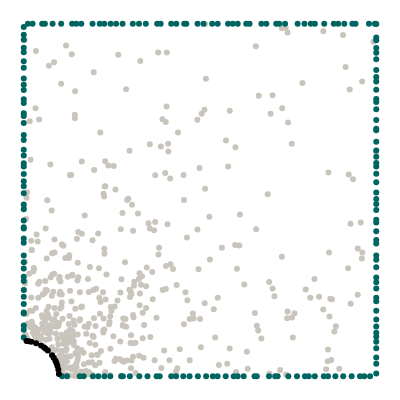
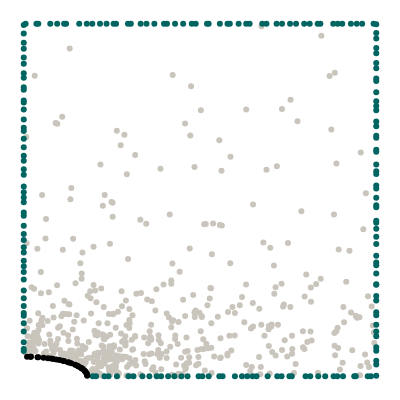

Notebook source saved alongside these figures, in order:
### Markdown cell above
## Geometry

We want to model a quarter of a plate with an elliptical hole. The domain itself is represented by collocation points, the boundaries are represented by uniformly sampled points along the perimeter.

### Code cell
import torch
from torch.optim.lr_scheduler import StepLR, ExponentialLR
import numpy as np
from scipy.stats import qmc
from plotly.express.colors import sequential
import plotly.graph_objects as go
import plotly.figure_factory as ff
from tqdm import tqdm
import matplotlib.pyplot as plt
from scipy.interpolate import interp1d
import pandas as pd
import seaborn as sns



from global_constants import L, R, MU, LBD, N1, N2

from new_plate_elliptic_hole import Plate 

# Elliptical axis in x direction
Rx = 0.14
Ry = R**2 / Rx
# Edge samples
N = 50 #40
# Number of collocation points
M = 500 #500

# Epochs
epochs = 25432#5000
# Batch size
batch_size = 250 #64
# Learning rate
lr = 0.001 #0.001
# Scheduler step width
scheduler_step = 1000
# Gamma factor of scheduler
scheduler_gamma = 0.8
expo_gamma = 0.999
# Weight update factor
ALPHA = 0.9
# Number of hidden neurons
HN = 50 #256 #recommended by wang et al
# Number of hidden layers
LAYERS = 4
# Variance
SIGMA = 1.0
# Fourier features
FEATURES = 50 #40
# precision
#torch.set_default_dtype(torch.float32)
DTYPE = torch.float32



#step width for updating weights
step_size = 100
#HNEU_split*epochs ->moment for splitting total_NEU to NEU and HNEU 
HNEU_split = 0.0



def generate_radii_list(min_Ra_x, max_Ra_x, step):
    if step == 0:
        rad_x_list = [min_Ra_x, max_Ra_x]
    else:
        num_steps = int((max_Ra_x - min_Ra_x) / step) + 1
        rad_x_list = np.linspace(min_Ra_x, max_Ra_x, num_steps)
        rad_x_list = [round(rad_x, 2) for rad_x in rad_x_list]
    rad_y_list = []
    for rad_x in rad_x_list:
        rad_y_list.append(R**2 / rad_x)
    return rad_x_list, rad_y_list

def generate_multiple_plates(min_Ra_x, max_Ra_x, step_size):

    list_collo = torch.empty(0,3,requires_grad=True)
    list_top = torch.empty(0,3,requires_grad=True)
    list_right = torch.empty(0,3,requires_grad=True)
    list_left = torch.empty(0,3,requires_grad=True)
    list_bottom = torch.empty(0,3,requires_grad=True)
    list_hole = torch.empty(0,5,requires_grad=True)

    rad_x_list, rad_y_list = generate_radii_list(min_Ra_x, max_Ra_x, step_size)
    for rad_x in rad_x_list:
        p1 = Plate(rad_x, N, M)
        #data_one_plate -> [collocation, top, right, left, bottom, hole, n_hole]
        collo_points, top_points, right_points, left_points, bottom_points, hole_points = p1.generate_dataset()
        list_collo = torch.cat((list_collo, collo_points), dim=0)
        list_top = torch.cat((list_top, top_points), dim=0)
        list_right = torch.cat((list_right, right_points), dim=0)
        list_left = torch.cat((list_left, left_points), dim=0)
        list_bottom = torch.cat((list_bottom, bottom_points), dim=0)
        list_hole = torch.cat((list_hole, hole_points), dim=0)
        
    return list_collo, list_top, list_right, list_left, list_bottom, list_hole 

def generate_multiple_plates_dict(min_Ra_x, max_Ra_x):
    dict_plate_points = dict()
    tuples = [
            ("x_collo", 0, 0),
            ("y_collo", 0, 1),
            ("x_top", 1, 0),
            ("y_top", 1, 1),
            ("x_right", 2, 0),
            ("y_right", 2, 1),
            ("x_left", 3, 0),
            ("y_left", 3, 1),
            ("x_bottom", 4, 0),
            ("y_bottom", 4, 1),
            ("x_hole", 5, 0),
            ("y_hole", 5, 1),   
        ] 
    
    rad_x_list, rad_y_list = generate_radii_list(min_Ra_x, max_Ra_x, 0.01)
    for rad_x in rad_x_list:
        p1 = Plate(rad_x, N, M)
        #data_one_plate -> [collocation, top, right, left, bottom, hole, n_hole]
        data_one_plate = p1.generate_dataset()

        for tuple in tuples:
            key = tuple[0]
            dict_plate_points.setdefault(key, []).append(data_one_plate[tuple[1]][:,tuple[2]])
        #plotting one plate
        #p1.plot_plate_with_hole(*data_one_plate)
    for key in dict_plate_points: 
        #appending list of tensors to one tensor
        dict_plate_points[key] = torch.cat(dict_plate_points[key])
        print(key, "besteht aus",dict_plate_points[key].size(), "Datenpunkten")

    collo_points = torch.column_stack([dict_plate_points["x_collo"], dict_plate_points["y_collo"]])
    top_points = torch.column_stack([dict_plate_points["x_top"], dict_plate_points["y_top"]])
    right_points = torch.column_stack([dict_plate_points["x_right"], dict_plate_points["y_right"]])
    left_points = torch.column_stack([dict_plate_points["x_left"], dict_plate_points["y_left"]])
    bottom_points = torch.column_stack([dict_plate_points["x_bottom"], dict_plate_points["y_bottom"]])
    hole_points = torch.column_stack([dict_plate_points["x_hole"], dict_plate_points["y_hole"]])

    return collo_points, top_points, right_points, left_points, bottom_points, hole_points



p98 = Plate(0.10, N, M)
collocation, top, right, left, bottom, hole = p98.generate_dataset()
p98.plot_plate_with_hole(collocation, top, right, left, bottom, hole)

p99 = Plate(0.18, N, M)
collocation, top, right, left, bottom, hole = p99.generate_dataset()
p99.plot_plate_with_hole(collocation, top, right, left, bottom, hole)

### Figure 1 — Plotly figure (JSON) as saved in the notebook; plotly's stock layout.template omitted (floating-point values rounded to 4 significant figures; data arrays with more than 128 entries replaced by an {"elided": "..."} marker saying what was removed)
{"data": [{"marker": {"color": "#C9C5BC"}, "mode": "markers", "type": "scatter", "x": {"elided": "500 float values"}, "y": {"elided": "500 float values"}}, {"marker": {"color": "#006561"}, "mode": "markers", "type": "scatter", "x": [0.1062, 0.493, 0.4328, 0.6312, 0.3095, 0.06004, 0.08179, 0.2156, 0.607, 0.4612, 0.3884, 0.7414, 0.7246, 0.7964, 0.1372, 0.777, 0.1491, 0.5929, 0.5099, 0.8524, 0.9793, 0.1633, 0.01172, 0.2286, 0.9963, 0.2804, 0.02509, 0.9094, 0.3269, 0.7162, 0.8258, 0.3463, 0.6882, 0.5345, 0.5795, 0.8144, 0.9411, 0.8919, 0.05235, 0.4183, 0.9322, 0.1952, 0.6406, 0.2464, 0.3785, 0.2621, 0.4551, 0.6741, 0.5501, 0.8796], "y": [1, 1, 1, 1, 1, 1, 1, 1, 1, 1, 1, 1, 1, 1, 1, 1, 1, 1, 1, 1, 1, 1, 1, 1, 1, 1, 1, 1, 1, 1, 1, 1, 1, 1, 1, 1, 1, 1, 1, 1, 1, 1, 1, 1, 1, 1, 1, 1, 1, 1]}, {"marker": {"color": "#006561"}, "mode": "markers", "type": "scatter", "x": [0.1702, 0.196, 0.7976, 0.3857, 0.4184, 0.301, 0.4939, 0.2288, 0.4704, 0.9301, 0.8631, 0.573, 0.2115, 0.9539, 0.5499, 0.1589, 0.6239, 0.8086, 0.5364, 0.5957, 0.7132, 0.966, 0.1229, 0.6069, 0.351, 0.6957, 0.7751, 0.9824, 0.8258, 0.3278, 0.9062, 0.7507, 0.2765, 0.8513, 0.5174, 0.2455, 0.6612, 0.6547, 0.2812, 0.884, 0.4321, 0.1089, 0.4525, 0.3769, 0.7202], "y": [0, 0, 0, 0, 0, 0, 0, 0, 0, 0, 0, 0, 0, 0, 0, 0, 0, 0, 0, 0, 0, 0, 0, 0, 0, 0, 0, 0, 0, 0, 0, 0, 0, 0, 0, 0, 0, 0, 0, 0, 0, 0, 0, 0, 0]}, {"marker": {"color": "#006561"}, "mode": "markers", "type": "scatter", "x": [0, 0, 0, 0, 0, 0, 0, 0, 0, 0, 0, 0, 0, 0, 0, 0, 0, 0, 0, 0, 0, 0, 0, 0, 0, 0, 0, 0, 0, 0, 0, 0, 0, 0, 0, 0, 0, 0, 0, 0, 0, 0, 0, 0, 0], "y": [0.2448, 0.5953, 0.7862, 0.519, 0.2703, 0.6703, 0.1098, 0.4229, 0.4869, 0.6044, 0.9543, 0.1439, 0.8444, 0.1808, 0.3424, 0.3235, 0.2253, 0.8119, 0.178, 0.7182, 0.2051, 0.442, 0.4739, 0.7385, 0.8266, 0.8753, 0.5534, 0.4192, 0.9684, 0.6422, 0.3905, 0.574, 0.8933, 0.9188, 0.7462, 0.9318, 0.3059, 0.7754, 0.6263, 0.1322, 0.5387, 0.3786, 0.9905, 0.6842, 0.2822]}, {"marker": {"color": "#006561"}, "mode": "markers", "type": "scatter", "x": [1, 1, 1, 1, 1, 1, 1, 1, 1, 1, 1, 1, 1, 1, 1, 1, 1, 1, 1, 1, 1, 1, 1, 1, 1, 1, 1, 1, 1, 1, 1, 1, 1, 1, 1, 1, 1, 1, 1, 1, 1, 1, 1, 1, 1, 1, 1, 1, 1, 1], "y": [0.1857, 0.9613, 0.7573, 0.6224, 0.5029, 0.6979, 0.2804, 0.3095, 0.5949, 0.4111, 0.1237, 0.213, 0.09755, 0.6048, 0.7272, 0.869, 0.2229, 0.5216, 0.3424, 0.8126, 0.07948, 0.3768, 0.05337, 0.6405, 0.8365, 0.9993, 0.7864, 0.3865, 0.1609, 0.7781, 0.8993, 0.4717, 0.8493, 0.1409, 0.5503, 0.7018, 0.1119, 0.3307, 0.5742, 0.03525, 0.436, 0.4439, 0.9174, 0.9312, 0.4889, 0.2665, 0.2489, 0.007813, 0.953, 0.6653]}, {"marker": {"color": "black"}, "mode": "markers", "type": "scatter", "x": [0.01427, 0.0578, 0.08494, 0.09813, 0.04901, 0.09272, 0.06824, 0.0622, 0.09978, 0.09541, 0.02114, 0.008024, 0.03513, 0.08035, 0.08988], "y": [0.09898, 0.0816, 0.05278, 0.01925, 0.08717, 0.03745, 0.0731, 0.0783, 0.006602, 0.02995, 0.09774, 0.09968, 0.09363, 0.05953, 0.04384]}], "layout": {"height": 400, "margin": {"b": 0, "l": 0, "r": 0, "t": 0}, "showlegend": false, "width": 400, "xaxis": {"visible": false}, "yaxis": {"scaleanchor": "x", "visible": false}}}

### Figure 2 — Plotly figure (JSON) as saved in the notebook; plotly's stock layout.template omitted (floating-point values rounded to 4 significant figures; data arrays with more than 128 entries replaced by an {"elided": "..."} marker saying what was removed)
{"data": [{"marker": {"color": "#C9C5BC"}, "mode": "markers", "type": "scatter", "x": {"elided": "500 float values"}, "y": {"elided": "500 float values"}}, {"marker": {"color": "#006561"}, "mode": "markers", "type": "scatter", "x": [0.7173, 0.3037, 0.1789, 0.6885, 0.6095, 0.9447, 0.3979, 0.4878, 0.04132, 0.1944, 0.4292, 0.4523, 0.7555, 0.8113, 0.8906, 0.5846, 0.578, 0.5246, 0.00527, 0.8338, 0.3483, 0.6766, 0.07525, 0.3316, 0.9281, 0.6311, 0.7956, 0.2163, 0.03597, 0.6408, 0.8415, 0.09477, 0.1574, 0.7328, 0.2349, 0.2957, 0.4064, 0.5563, 0.255, 0.2618, 0.9601, 0.8781, 0.1201, 0.3705, 0.5199, 0.7725, 0.9035, 0.4768, 0.9925, 0.1145], "y": [1, 1, 1, 1, 1, 1, 1, 1, 1, 1, 1, 1, 1, 1, 1, 1, 1, 1, 1, 1, 1, 1, 1, 1, 1, 1, 1, 1, 1, 1, 1, 1, 1, 1, 1, 1, 1, 1, 1, 1, 1, 1, 1, 1, 1, 1, 1, 1, 1, 1]}, {"marker": {"color": "#006561"}, "mode": "markers", "type": "scatter", "x": [0.7604, 0.2292, 0.2051, 0.5549, 0.3113, 0.7314, 0.4961, 0.297, 0.4096, 0.7537, 0.5641, 0.3367, 0.2643, 0.6603, 0.6919, 0.9418, 0.5246, 0.3564, 0.1959, 0.599, 0.6191, 0.6493, 0.9758, 0.8354, 0.5067, 0.4274, 0.9057, 0.3772, 0.4473, 0.7192, 0.8791, 0.8552, 0.7994, 0.9849, 0.8896, 0.8128, 0.4647, 0.6341, 0.9377, 0.3897, 0.2405], "y": [0, 0, 0, 0, 0, 0, 0, 0, 0, 0, 0, 0, 0, 0, 0, 0, 0, 0, 0, 0, 0, 0, 0, 0, 0, 0, 0, 0, 0, 0, 0, 0, 0, 0, 0, 0, 0, 0, 0, 0, 0]}, {"marker": {"color": "#006561"}, "mode": "markers", "type": "scatter", "x": [0, 0, 0, 0, 0, 0, 0, 0, 0, 0, 0, 0, 0, 0, 0, 0, 0, 0, 0, 0, 0, 0, 0, 0, 0, 0, 0, 0, 0, 0, 0, 0, 0, 0, 0, 0, 0, 0, 0, 0, 0, 0, 0, 0, 0, 0, 0], "y": [0.7051, 0.9962, 0.455, 0.5217, 0.7825, 0.972, 0.2433, 0.1797, 0.4033, 0.6741, 0.09642, 0.7769, 0.3662, 0.6259, 0.2745, 0.8595, 0.3863, 0.9287, 0.587, 0.221, 0.8129, 0.728, 0.5067, 0.3277, 0.5382, 0.1718, 0.3507, 0.5719, 0.4269, 0.296, 0.8864, 0.1272, 0.1503, 0.7571, 0.07704, 0.3123, 0.8467, 0.1995, 0.9041, 0.82, 0.9458, 0.4648, 0.07162, 0.6495, 0.6961, 0.6115, 0.4933]}, {"marker": {"color": "#006561"}, "mode": "markers", "type": "scatter", "x": [1, 1, 1, 1, 1, 1, 1, 1, 1, 1, 1, 1, 1, 1, 1, 1, 1, 1, 1, 1, 1, 1, 1, 1, 1, 1, 1, 1, 1, 1, 1, 1, 1, 1, 1, 1, 1, 1, 1, 1, 1, 1, 1, 1, 1, 1, 1, 1, 1, 1], "y": [0.2279, 0.4183, 0.8739, 0.4792, 0.6823, 0.4853, 0.4354, 0.9581, 0.1138, 0.6768, 0.7668, 0.8884, 0.9163, 0.5325, 0.2607, 0.001302, 0.2151, 0.1458, 0.5414, 0.0442, 0.8444, 0.9983, 0.1266, 0.5815, 0.9314, 0.7092, 0.8375, 0.3417, 0.1813, 0.6009, 0.3147, 0.3956, 0.08251, 0.8057, 0.07246, 0.7227, 0.1733, 0.5064, 0.2915, 0.5737, 0.3229, 0.6367, 0.3751, 0.03344, 0.9737, 0.6427, 0.7801, 0.2598, 0.4414, 0.7544]}, {"marker": {"color": "black"}, "mode": "markers", "type": "scatter", "x": [0.1676, 0.1287, 0.1016, 0.01937, 0.1786, 0.009476, 0.1725, 0.162, 0.1251, 0.1772, 0.1555, 0.18, 0.06854, 0.05615, 0.1457, 0.1521, 0.1741, 0.09267, 0.02023, 0.1112, 0.07777, 0.08384, 0.04134, 0.1642, 0.03907, 0.1139, 0.1795, 0.1354], "y": [0.02027, 0.03885, 0.04586, 0.05523, 0.006818, 0.05548, 0.01587, 0.0242, 0.03995, 0.009799, 0.02797, 0.001213, 0.05137, 0.05278, 0.03261, 0.02973, 0.01416, 0.04763, 0.0552, 0.0437, 0.0501, 0.04916, 0.05407, 0.02276, 0.05423, 0.04303, 0.003999, 0.03661]}], "layout": {"height": 400, "margin": {"b": 0, "l": 0, "r": 0, "t": 0}, "showlegend": false, "width": 400, "xaxis": {"visible": false}, "yaxis": {"scaleanchor": "x", "visible": false}}}
